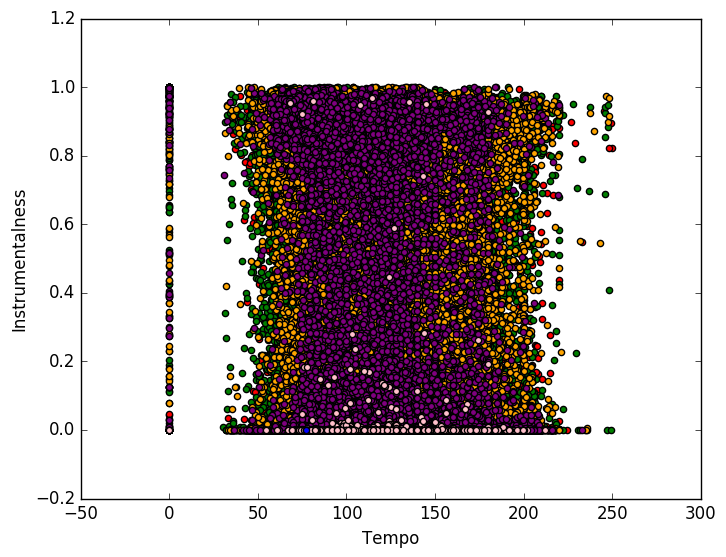

Write the Python code that produced this figure.
import matplotlib as mpl
## agg backend is used to create plot as a .png file
mpl.use('agg')
import matplotlib.pyplot as plt
import pandas as pd
from sklearn.decomposition import PCA as sklearnPCA
from sklearn.discriminant_analysis import LinearDiscriminantAnalysis as LDA
#Retrieve track features and popularities and store in data frame
cols =  ['TrackID', 'Popularity', 'FeatureID', 'Danceability', 'Energy', 'Key', 'Loudness', 'Mode', 
         'Speechiness', 'Acousticness', 'Instrumentalness', 'Livenss', 
         'Valence', 'Tempo', 'TimeSignature', 'Duration', 'Bin']
data = pd.read_csv('trackFeatures_totalTrackFeaturesMapped_shuffled_binned.csv', names=cols)
y = data['Bin']          # Split off classifications
X = data.ix[:, 'Danceability':'Duration'] # Split off features
#Scatter plot of danceability vs tempo colored by bin
plt.scatter(X[y==0]['Tempo'], X[y==0]['Instrumentalness'], label='Popularity = 0', c='red')
plt.scatter(X[y==1]['Tempo'], X[y==1]['Instrumentalness'], label='0 < Popularity < 25', c='green')
plt.scatter(X[y==2]['Tempo'], X[y==2]['Instrumentalness'], label='24 < Popularity < 50', c='orange')
plt.scatter(X[y==3]['Tempo'], X[y==3]['Instrumentalness'], label='49 < Popularity < 75', c='purple')
plt.scatter(X[y==4]['Tempo'], X[y==4]['Instrumentalness'], label='74 < Popularity < 100', c='pink')
plt.scatter(X[y==5]['Tempo'], X[y==5]['Instrumentalness'], label='Popularity = 100', c='blue')
#Prettify the graph
#plt.legend()
plt.xlabel('Tempo')
plt.ylabel('Instrumentalness')
#Show plot
#plt.show()
#Save plot
plt.savefig('scatterPlot_instrumentalnessTempo.png', bbox_inches='tight')
